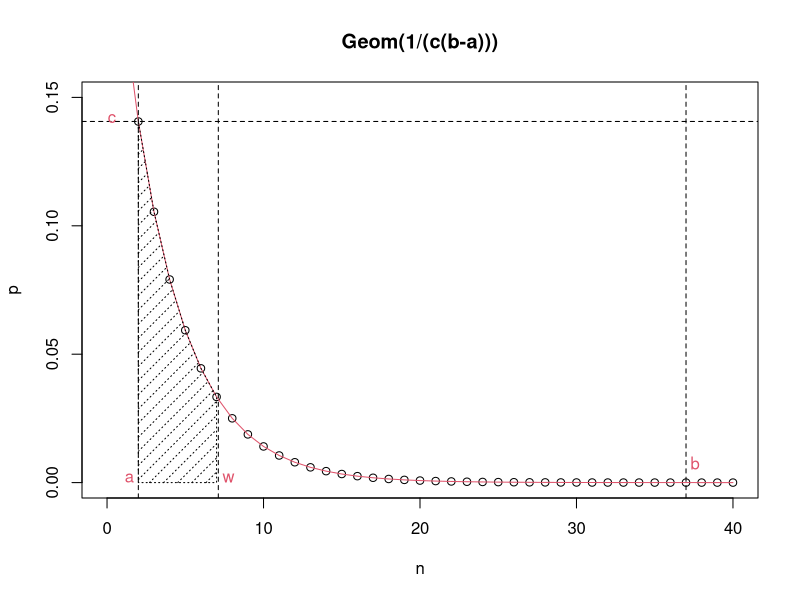

Generate this figure with R:
## ---- chunk 1
cuckoo_egg <- c(22.0, 23.9, 20.9, 23.8, 25.0, 24.0, 21.7, 23.8, 22.8, 23.1, 23.1, 23.5, 23.0, 23.0)
max(cuckoo_egg)
mean(log(max(cuckoo_egg))-log(cuckoo_egg))^(-1)
## ---- chunk 2
plot(c(0,40), c(0,0.15), type = "n",main="Geom(1/(c(b-a)))",xlab ="n", ylab ="p")
points(c(0:40),dgeom(c(0:40), 1/4, log = FALSE))
lines(c(0:40), dgeom(c(0:40), 1/4, log = FALSE), col = 2)
polygon(c(2,seq(2,7,1),7) ,c(0,dgeom(c(2:7), 1/4, log = FALSE),0) ,density=10, angle=45,lty =3)
abline(h=dgeom(2, 1/4, log = FALSE),lty=2);text(0,0.14,"c", col = 2, adj = c(-.1,0))
abline(v=1/(dgeom(2, 1/4, log = FALSE)),lty=2);text(7,0, "w", col = 2, adj = c(-.5,0))
abline(v=2,lty=2);text(2,0, "a", col = 2, adj = c(1.5,0));abline(v=37,lty=2);text(37,0, "b", col = 2, adj = c(-.5,-1))
